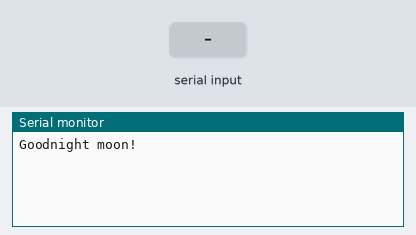
Recording of a sketch running on a simulated Arduino Leonardo, built with avr-gcc and run on an emulated ATmega32U4. On the bench: the last lines printed to the serial monitor. The test bench sets the inputs (shaded band).

Above: at 1.2 s.
1.3 s: "1" received over the second serial link
At 2.3 s:
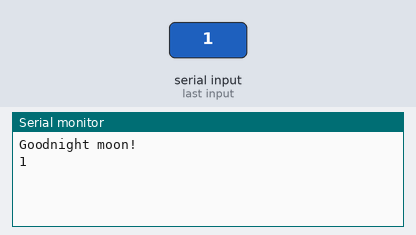
2.8 s: "0" received over the second serial link
At 3.7 s:
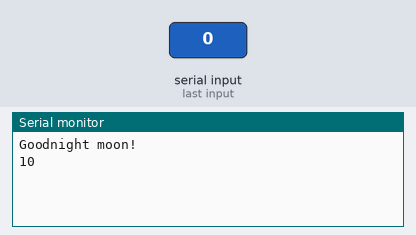

The sketch:

serial_lcd.ino
```cpp
#include <SoftwareSerial.h>

SoftwareSerial mySerial(10,11); // RX, TX

void setup()
{
  // Open serial communications and wait for port to open:
  Serial.begin(57600);
  while (!Serial) {
    ; // wait for serial port to connect. Needed for Leonardo only
  }

  Serial.println("Goodnight moon!");

  // set the data rate for the SoftwareSerial port
  mySerial.begin(38400);
  mySerial.println("~C~P103http://ewus.de");
}

int b1 = 1;
boolean forward = true;

void loop() // run over and over
{
  while (mySerial.available())
    Serial.write(mySerial.read());
  while (Serial.available())
    mySerial.write(Serial.read());
//    mySerial.println("Welt"); delay(200);
  mySerial.write("~L");
  mySerial.write(b1 % 256);
  mySerial.write((b1 / 256) % 4);
  if (forward) {
    b1 *= 2;
    forward = b1 < 512;
  }
  else {
    b1 /= 2;
    forward = (b1 == 0);
    if (b1 == 0) b1++;
  }
  delay(33);
}
```

Measured:
- after the input at 1.3 s, the serial monitor: prints a new line at once (image 1)
- after the input at 2.8 s, the serial monitor: prints a new line at once (image 2)
